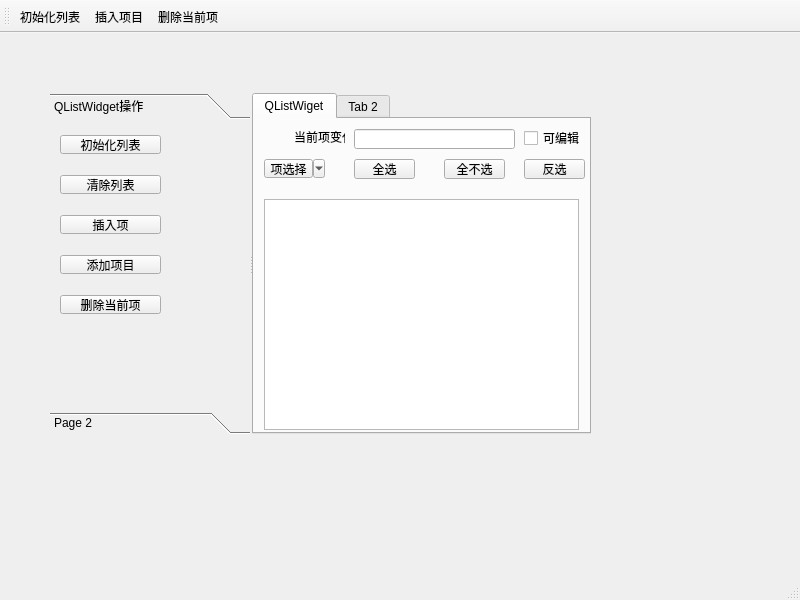
<?xml version="1.0" encoding="UTF-8"?>
<ui version="4.0">
 <class>MainWindow</class>
 <widget class="QMainWindow" name="MainWindow">
  <property name="geometry">
   <rect>
    <x>0</x>
    <y>0</y>
    <width>800</width>
    <height>600</height>
   </rect>
  </property>
  <property name="sizePolicy">
   <sizepolicy hsizetype="Maximum" vsizetype="Maximum">
    <horstretch>0</horstretch>
    <verstretch>0</verstretch>
   </sizepolicy>
  </property>
  <property name="sizeIncrement">
   <size>
    <width>800</width>
    <height>600</height>
   </size>
  </property>
  <property name="windowTitle">
   <string>MainWindow</string>
  </property>
  <widget class="QWidget" name="centralwidget">
   <widget class="QSplitter" name="splitter">
    <property name="geometry">
     <rect>
      <x>50</x>
      <y>60</y>
      <width>541</width>
      <height>341</height>
     </rect>
    </property>
    <property name="sizePolicy">
     <sizepolicy hsizetype="Maximum" vsizetype="Maximum">
      <horstretch>0</horstretch>
      <verstretch>0</verstretch>
     </sizepolicy>
    </property>
    <property name="maximumSize">
     <size>
      <width>602</width>
      <height>600</height>
     </size>
    </property>
    <property name="orientation">
     <enum>Qt::Horizontal</enum>
    </property>
    <property name="handleWidth">
     <number>2</number>
    </property>
    <widget class="QToolBox" name="toolBox">
     <property name="sizePolicy">
      <sizepolicy hsizetype="Maximum" vsizetype="Maximum">
       <horstretch>0</horstretch>
       <verstretch>0</verstretch>
      </sizepolicy>
     </property>
     <property name="minimumSize">
      <size>
       <width>200</width>
       <height>0</height>
      </size>
     </property>
     <property name="maximumSize">
      <size>
       <width>200</width>
       <height>600</height>
      </size>
     </property>
     <property name="currentIndex">
      <number>0</number>
     </property>
     <widget class="QWidget" name="page">
      <property name="geometry">
       <rect>
        <x>0</x>
        <y>0</y>
        <width>200</width>
        <height>293</height>
       </rect>
      </property>
      <attribute name="label">
       <string>QListWidget操作</string>
      </attribute>
      <widget class="QToolButton" name="tBtnListIni">
       <property name="geometry">
        <rect>
         <x>10</x>
         <y>10</y>
         <width>101</width>
         <height>19</height>
        </rect>
       </property>
       <property name="text">
        <string>初始化列表</string>
       </property>
      </widget>
      <widget class="QToolButton" name="tBtnListClear">
       <property name="geometry">
        <rect>
         <x>10</x>
         <y>50</y>
         <width>101</width>
         <height>19</height>
        </rect>
       </property>
       <property name="text">
        <string>清除列表</string>
       </property>
      </widget>
      <widget class="QToolButton" name="tBtnListInsert">
       <property name="geometry">
        <rect>
         <x>10</x>
         <y>90</y>
         <width>101</width>
         <height>19</height>
        </rect>
       </property>
       <property name="text">
        <string>插入项</string>
       </property>
      </widget>
      <widget class="QToolButton" name="tBtnListAppend">
       <property name="geometry">
        <rect>
         <x>10</x>
         <y>130</y>
         <width>101</width>
         <height>19</height>
        </rect>
       </property>
       <property name="text">
        <string>添加项目</string>
       </property>
      </widget>
      <widget class="QToolButton" name="tBtnListDelete">
       <property name="geometry">
        <rect>
         <x>10</x>
         <y>170</y>
         <width>101</width>
         <height>19</height>
        </rect>
       </property>
       <property name="text">
        <string>删除当前项</string>
       </property>
      </widget>
     </widget>
     <widget class="QWidget" name="page_2">
      <property name="geometry">
       <rect>
        <x>0</x>
        <y>0</y>
        <width>200</width>
        <height>293</height>
       </rect>
      </property>
      <attribute name="label">
       <string>Page 2</string>
      </attribute>
     </widget>
    </widget>
    <widget class="QTabWidget" name="tabWidget">
     <property name="sizePolicy">
      <sizepolicy hsizetype="Maximum" vsizetype="Maximum">
       <horstretch>0</horstretch>
       <verstretch>0</verstretch>
      </sizepolicy>
     </property>
     <property name="maximumSize">
      <size>
       <width>400</width>
       <height>800</height>
      </size>
     </property>
     <property name="contextMenuPolicy">
      <enum>Qt::DefaultContextMenu</enum>
     </property>
     <property name="currentIndex">
      <number>0</number>
     </property>
     <widget class="QWidget" name="tab">
      <attribute name="title">
       <string>QListWiget</string>
      </attribute>
      <widget class="QListWidget" name="listWidget">
       <property name="geometry">
        <rect>
         <x>10</x>
         <y>80</y>
         <width>315</width>
         <height>231</height>
        </rect>
       </property>
       <property name="sizePolicy">
        <sizepolicy hsizetype="Preferred" vsizetype="Preferred">
         <horstretch>0</horstretch>
         <verstretch>0</verstretch>
        </sizepolicy>
       </property>
       <property name="maximumSize">
        <size>
         <width>400</width>
         <height>16777215</height>
        </size>
       </property>
       <property name="frameShape">
        <enum>QFrame::StyledPanel</enum>
       </property>
      </widget>
      <widget class="QToolButton" name="tBtnSelectItem">
       <property name="geometry">
        <rect>
         <x>10</x>
         <y>40</y>
         <width>61</width>
         <height>19</height>
        </rect>
       </property>
       <property name="text">
        <string>项选择</string>
       </property>
       <property name="autoRepeatDelay">
        <number>298</number>
       </property>
       <property name="popupMode">
        <enum>QToolButton::MenuButtonPopup</enum>
       </property>
       <property name="toolButtonStyle">
        <enum>Qt::ToolButtonIconOnly</enum>
       </property>
      </widget>
      <widget class="QToolButton" name="tBtnSelAll">
       <property name="geometry">
        <rect>
         <x>100</x>
         <y>40</y>
         <width>61</width>
         <height>20</height>
        </rect>
       </property>
       <property name="text">
        <string>全选</string>
       </property>
      </widget>
      <widget class="QToolButton" name="tBtnSelNone">
       <property name="geometry">
        <rect>
         <x>190</x>
         <y>40</y>
         <width>61</width>
         <height>20</height>
        </rect>
       </property>
       <property name="text">
        <string>全不选</string>
       </property>
      </widget>
      <widget class="QToolButton" name="tBtnSelInvs">
       <property name="geometry">
        <rect>
         <x>270</x>
         <y>40</y>
         <width>61</width>
         <height>20</height>
        </rect>
       </property>
       <property name="text">
        <string>反选</string>
       </property>
      </widget>
      <widget class="QLabel" name="label">
       <property name="geometry">
        <rect>
         <x>40</x>
         <y>10</y>
         <width>51</width>
         <height>16</height>
        </rect>
       </property>
       <property name="text">
        <string>当前项变化</string>
       </property>
      </widget>
      <widget class="QLineEdit" name="lineEdit">
       <property name="geometry">
        <rect>
         <x>100</x>
         <y>10</y>
         <width>161</width>
         <height>20</height>
        </rect>
       </property>
       <property name="echoMode">
        <enum>QLineEdit::Normal</enum>
       </property>
       <property name="cursorMoveStyle">
        <enum>Qt::LogicalMoveStyle</enum>
       </property>
      </widget>
      <widget class="QCheckBox" name="chkBoxListEditable">
       <property name="geometry">
        <rect>
         <x>270</x>
         <y>10</y>
         <width>61</width>
         <height>18</height>
        </rect>
       </property>
       <property name="text">
        <string>可编辑</string>
       </property>
      </widget>
     </widget>
     <widget class="QWidget" name="tab_2">
      <attribute name="title">
       <string>Tab 2</string>
      </attribute>
     </widget>
    </widget>
   </widget>
  </widget>
  <widget class="QMenuBar" name="menubar">
   <property name="geometry">
    <rect>
     <x>0</x>
     <y>0</y>
     <width>800</width>
     <height>17</height>
    </rect>
   </property>
  </widget>
  <widget class="QStatusBar" name="statusbar"/>
  <widget class="QToolBar" name="toolBar">
   <property name="windowTitle">
    <string>toolBar</string>
   </property>
   <attribute name="toolBarArea">
    <enum>TopToolBarArea</enum>
   </attribute>
   <attribute name="toolBarBreak">
    <bool>false</bool>
   </attribute>
   <addaction name="actListIni"/>
   <addaction name="actListInsert"/>
   <addaction name="actListDelete"/>
  </widget>
  <action name="actListIni">
   <property name="text">
    <string>初始化列表</string>
   </property>
   <property name="toolTip">
    <string>初始化列表</string>
   </property>
   <property name="shortcut">
    <string>Ctrl+I</string>
   </property>
  </action>
  <action name="actListClear">
   <property name="text">
    <string>清除列表</string>
   </property>
   <property name="menuRole">
    <enum>QAction::TextHeuristicRole</enum>
   </property>
   <property name="iconVisibleInMenu">
    <bool>true</bool>
   </property>
   <property name="priority">
    <enum>QAction::NormalPriority</enum>
   </property>
  </action>
  <action name="actListInsert">
   <property name="text">
    <string>插入项目</string>
   </property>
  </action>
  <action name="actListAppend">
   <property name="text">
    <string>添加项</string>
   </property>
  </action>
  <action name="actListDelete">
   <property name="text">
    <string>删除当前项</string>
   </property>
  </action>
  <action name="actQuit">
   <property name="text">
    <string>退出</string>
   </property>
   <property name="shortcut">
    <string>Esc</string>
   </property>
   <property name="menuRole">
    <enum>QAction::NoRole</enum>
   </property>
  </action>
  <action name="actSelPopMenu">
   <property name="text">
    <string>项选择</string>
   </property>
  </action>
  <action name="actSelAll">
   <property name="text">
    <string>全选</string>
   </property>
  </action>
  <action name="actSelNone">
   <property name="text">
    <string>全不选</string>
   </property>
  </action>
  <action name="actSelInvs">
   <property name="text">
    <string>反选</string>
   </property>
  </action>
 </widget>
 <resources/>
 <connections>
  <connection>
   <sender>actQuit</sender>
   <signal>triggered()</signal>
   <receiver>MainWindow</receiver>
   <slot>close()</slot>
   <hints>
    <hint type="sourcelabel">
     <x>-1</x>
     <y>-1</y>
    </hint>
    <hint type="destinationlabel">
     <x>399</x>
     <y>299</y>
    </hint>
   </hints>
  </connection>
  <connection>
   <sender>actListClear</sender>
   <signal>triggered()</signal>
   <receiver>listWidget</receiver>
   <slot>clear()</slot>
   <hints>
    <hint type="sourcelabel">
     <x>-1</x>
     <y>-1</y>
    </hint>
    <hint type="destinationlabel">
     <x>421</x>
     <y>316</y>
    </hint>
   </hints>
  </connection>
 </connections>
</ui>
